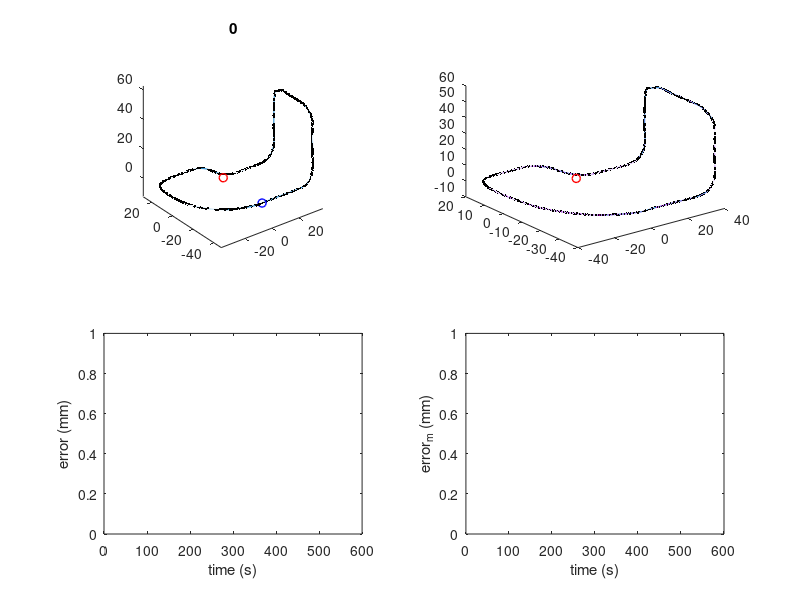

This chart was generated by the following MATLAB code: (Note: this script raises an error after producing the figure.)

% TODO: Loop condition is bad
% only update control points 1x per iteration.

%Z,X,Y
wp = [-37.5000000000000,0,0;-36.5050000000000,0,-8.58000000000000;-32.7890000000000,0,-18.1900000000000;-28.8600000000000,0,-23.9300000000000;-21.7250000000000,0,-30.5660000000000;-12.4100000000000,0,-35.3800000000000;0,0,-37.5000000000000;8.75000000000000,0,-37.5000000000000;11.3200000000000,0,-37.1630000000000;14.9000000000000,0,-35.3800000000000;17.7280000000000,0,-31.9040000000000;18.7500000000000,0,-25.6980000000000;18.7500000000000,0,-18.7500000000000;18.7500000000000,0,-14.0150000000000;18.2850000000000,0,-6.98600000000000;13.4390000000000,0,-1.16800000000000;6.55000000000000,0,0.614000000000000;1.27000000000000,0,5.12200000000000;0,0,12.1430000000000;0,0,23.7500000000000;0,0,27.5000000000000;0,0.874000000000000,31.5800000000000;0,3.80000000000000,35.3400000000000;0,10,37.5000000000000;0,19,37.5000000000000;0,28.8000000000000,37.5000000000000;-0.548000000000000,43.2660000000000,37.5000000000000;-2.92900000000000,47.0710000000000,37.5000000000000;-7.15000000000000,49.5800000000000,37.5000000000000;-11.8160000000000,50,37.5000000000000;-19.6000000000000,50,37.5000000000000;-27.5000000000000,50,37.5000000000000;-31.3200000000000,49.2400000000000,37.5000000000000;-35.4800000000000,46.0270000000000,37.5000000000000;-37.2850000000000,42.0610000000000,37.5000000000000;-37.5000000000000,36.3700000000000,37.5000000000000;-37.5000000000000,19.7500000000000,37.5000000000000;-37.5000000000000,10,37.5000000000000;-37.5000000000000,3.80000000000000,35.3490000000000;-37.5000000000000,0.516000000000000,30.6700000000000;-37.5000000000000,0,20.7190000000000;-37.5000000000000,0,7.89000000000000];
wp = [wp(:,3),wp(:,1),wp(:,2)];
wp(end,:) = wp(1,:); %loop the trajectory
smallnumber = .02;  % make this smaller to get more waypoints
w2o = interp1(1:numel(wp(:,1)),wp,1:smallnumber:numel(wp(:,1)),'spline');

% This while loop evenly spaces the points along the trajectory
w2 = w2o(1:2,:);
c1 = 2;
c2 = 1;
u = [0 0 0];
spacingDist = 0.5; % in mm.  Make smaller to get more points
var = 0.5;
% length = 0;
% for i = 2: size(w2o,1)
%     length = length + norm( w2o(i,:)- w2o(i-1,:) );
% end
% display(length)
% return

while c1< size(w2o,1)
    if norm( w2(c2,:)- w2o(c1,:) ) > spacingDist
        c2=c2+1;
        w2(c2,:) = w2o(c1,:);
    end
    c1=c1+1;
end
w2(c2+1,:)  =  w2(1,:);

% avoid the repeat of the last node
wp = w2(1:end-1,:);
w2ILC = wp;


% model: gravity pulls on our 2nd order system.
x0 = [0,0,0,0,0,0]';  %inital conditions: [x,y,z,vx,vy,vz]

iters = 30000; %control steps
X = repmat(x0, 1,iters); % state

mg = 30; %mm/s^2
Dt = 0.02; %seconds
Kp = 1;
Kd = 0;
Ki = 0;
Drag = 0.9;
Speed  = 100; %mm/s
%learningRate = 0.25;

%%%%%%%%%%%%%% PLOTTING
figure(1);clf
subplot(2,2,1);
plot3(w2(:,1),w2(:,2),w2(:,3),'linewidth',.1 );
hold on
plot3(wp(:,1),wp(:,2),wp(:,3),'.k' );

% ANIMATE
hrpath = plot3(X(1,1),X(2,1),X(3,1),'r','linewidth',1);
hrobot = plot3(X(1,1),X(2,1),X(3,1),'ro','linewidth',1);
hnear = plot3(wp(1,1),wp(1,2),wp(1,3),'bo','linewidth',1);

% hILC = plot3(w2ILC(:,1),w2ILC(:,2),w2ILC(:,3),'m','linewidth',.2 );
axis equal
htit = title('0');
error_p = [0 0 0]';
error_c = [0 0 0]';
error_d = NaN;
error_direct = zeros(size(wp,1),3);
p2c_list = NaN.*ones(size(wp,1),iters,3);
error = NaN*ones(iters,1);
error_h = NaN*ones(iters,1);
error_list = NaN*ones(size(wp,1),100);
error_ind = ones(size(wp,1),1);
subplot(2,2,2);
plot3(w2(:,1),w2(:,2),w2(:,3),'linewidth',.1 );
hold on
plot3(wp(:,1),wp(:,2),wp(:,3),'.k' );
hILC = plot3(w2ILC(:,1),w2ILC(:,2),w2ILC(:,3),'m','linewidth',.5 );
hrpath1 = plot3(X(1,1),X(2,1),X(3,1),'r','linewidth',1);
hrobot1 = plot3(X(1,1),X(2,1),X(3,1),'ro','linewidth',1);
hdirect = quiver3(X(1,1),X(2,1),X(3,1), u(1), u(2), u(3));


subplot(2,2,3);
herr = plot(Dt*(1:iters),error,'linewidth',1);
xlabel('time (s)');ylabel('error (mm)');

subplot(2,2,4);
herr_h = plot(Dt*(1:iters),error_h,'linewidth',1);
xlabel('time (s)');ylabel('error_m (mm)');


%%%%%%%%%%%%%% END PLOTTING
learningRate = 1;
rangeInfluence = 10;

errInt = [0;0;0];
for i = 1: iters-1
    % determine closest point on trajectory
    [cp,ind]  = closestPt(wp, X(1:3,i));
    %ILC part: change the wp values via a smooth bump to the values.
    p2c_vector = wp(ind,:)-X(1:3,i)';
    p2c_list(ind, error_ind(ind,1), :) = p2c_vector;

    error(i) = norm( cp - X(1:3,i));
    error_c = error(i);
    error_list(ind,error_ind(ind,1)) = error(i);
    if ind == 360
        disp(error_c)
        disp([p2c_list(350,error_ind(ind,1),1); p2c_list(350,error_ind(ind,1),2); p2c_list(350,error_ind(ind,1),3)]')
    end
    error_ind(ind)= error_ind(ind)+1; 
    %rangeInfluence = round(rangeInfluence*tanh(error(i)));
    if i<=1000
        error_m = mean(error(1:i));
    else
       error_m = mean(error(i-999:i)); 
    end
    error_h(i) = error_m;
    cp = w2ILC(ind,:)';
 
%     inds = ind-rangeInfluence:ind+rangeInfluence;
%     scales = 1/(sqrt(2*pi*var)) * exp(-(inds-ind).^2./(2*var^2));
%     %uniform
%     scales = scales / sum(scales);
%     scales = 1-abs(-rangeInfluence:0)/rangeInfluence;
%     indILC = inds;
%     indILC(indILC<1) = size(wp,1)+ indILC(indILC<1);
%     indILC(indILC>size(wp,1)) = indILC(indILC>size(wp,1)) - size(wp,1);
    %indILC
    T = (iters-i)/iters;
    
    error_cpt = error_list(ind,~isnan(error_list(ind,:))); %closest point error history
    if length(error_cpt) >1
    error_d = error_cpt(end-1)-error_cpt(end); %error deriviative
    end
%     disp(error_d)
    if (error_ind(ind)-1) ==1
        learningRate_entro = 0.5;
%     elseif error_d<0
%         learningRate_direct =1tanh(error_d);
    else
        learningRate_entro = tanh(error_d);
    end
    learningRate = 2*exp(-error_m/T); %simulated annealing
    %w2ILC(ind,:) = w2ILC(ind,:) + learningRate.*(wp(ind,:)-X(1:3,i)');
%     error_direct(ind,:) = abs(learningRate_direct).*(error_direct(ind,:)+(1-abs(learningRate_direct)).*(p2c_vector/norm(p2c_vector)))/norm(abs(learningRate_direct).*error_direct(ind,:)+(1-abs(learningRate_direct)).*(p2c_vector/norm(p2c_vector)));
    w2ILC(ind,:) = w2ILC(ind,:) + abs(learningRate_entro).*learningRate.*p2c_vector;

   
  % comment to turn off ILC
  
    % look ahead
    ind = ind+ 1;
    if ind>size(wp,1)
        ind = ind-size(wp,1);
    end
    
    if ind == 539
        wpDiff = w2ILC(1,:)'-w2ILC(ind,:)';
    else
        wpDiff = w2ILC(ind+1,:)'-w2ILC(ind,:)'; %direction between waypoints
    end
    
    errInt = errInt+ (cp - X(1:3,i)); %integral term
    
    % deriv term
    if i ==1
        vel = [0;0;0];
    else
        vel = X(1:3,i)-X(1:3,i-1);
    end
    control_cl = Kp*(cp - X(1:3,i)) + Ki*errInt - Kd*vel;
    control =  control_cl  + 3* wpDiff/norm(wpDiff);
    % controller steers the thrust (only controls the orientation)
    disp(control/norm(control))
    u = Speed*control/norm(control);
    
    
    
    X(:,i+1) = [ ...
        X(1,i) + Drag*Dt*X(4,i) + 1/2*Dt*Dt*u(1);
        X(2,i) + Drag*Dt*X(5,i) + 1/2*Dt*Dt*u(2);
        X(3,i) + Drag*Dt*X(6,i) + 1/2*Dt*Dt*(u(3)-mg);
        Drag*X(4,i) + Dt*u(1);
        Drag*X(5,i) + Dt*u(2);
        Drag*X(6,i) + Dt*(u(3)-mg)];

    %update
    if mod(i,20) ==0
        set( hdirect,  'Xdata', X(1,i),'Ydata',X(2,i),'Zdata',X(3,i),'Udata',0.2*u(1),'Vdata',0.2*u(2),'Wdata',0.2*u(3));
        set( hrpath,  'Xdata', X(1,1:i),'Ydata',X(2,1:i),'Zdata',X(3,1:i));
        set( hrobot, 'Xdata',X(1,i),'Ydata',X(2,i),'Zdata',X(3,i));
        set( hrpath1,  'Xdata', X(1,1:i),'Ydata',X(2,1:i),'Zdata',X(3,1:i));
        set( hrobot1, 'Xdata',X(1,i),'Ydata',X(2,i),'Zdata',X(3,i));
        set( hnear, 'Xdata',wp(ind,1),'Ydata',wp(ind,2),'Zdata',wp(ind,3));
        set( hILC, 'Xdata',[w2ILC(:,1);w2ILC(1,1)],'Ydata',[w2ILC(:,2);w2ILC(1,2)],'Zdata',[w2ILC(:,3);w2ILC(1,3)] );
        set(htit,'String',num2str(i));
        set(herr,'Ydata',error);
        set(herr_h,'Ydata',error_h);
        drawnow
    end
% pause(0.005)
end





function [cp,ind] = closestPt(arr,pt) % pick the closest point in arr to py
[~,ind] = min( sum( (arr - repmat(pt',size(arr,1),1)).^2,2));
cp = arr(ind,:)';
end




